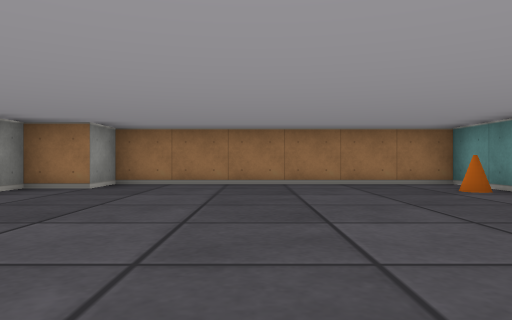
[1] (above)

24 first-person views from a walk through a cub3D level. The camera is about half as high as the walls, looks level and sees 70° across. The floor is counted in squares. Each view is taken from the middle of a square. On the plan, view 1 faces up. The plan holds only what a view shows up to about 9 squares ahead; the rest is blank.

[2]
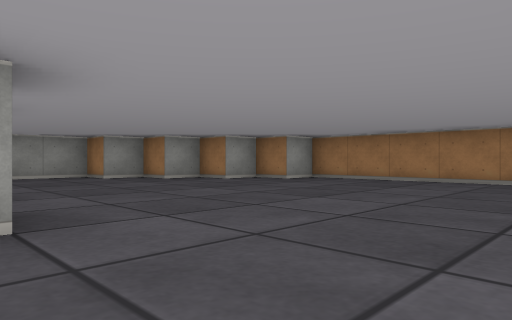

[3]
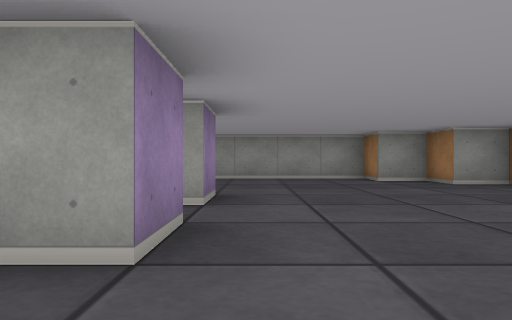

[4]
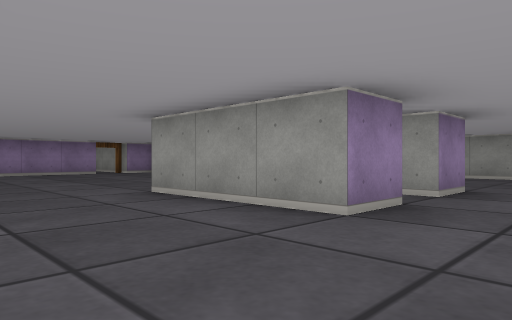

[5]
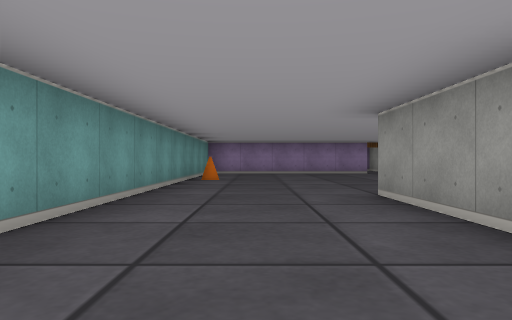

[6]
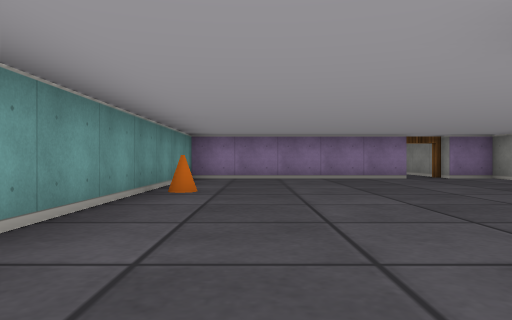

[7]
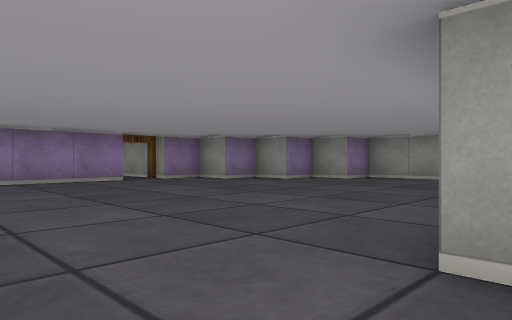

[8]
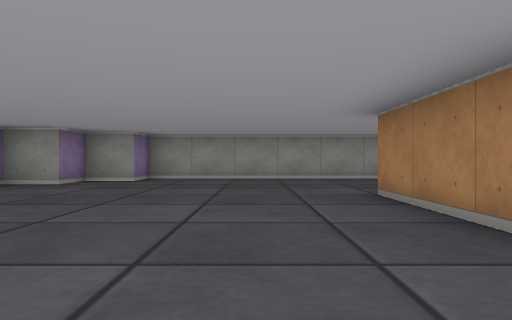

[9]
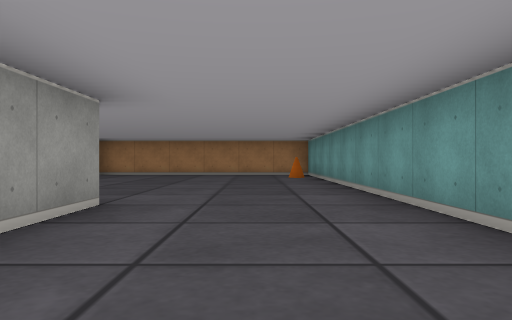

[10]
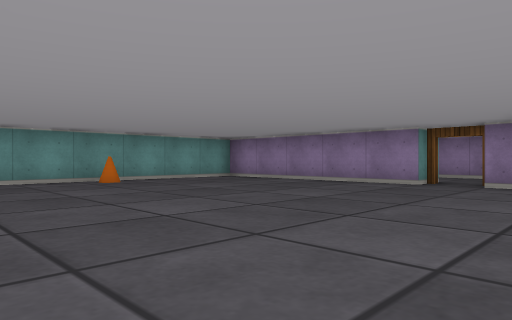

[11]
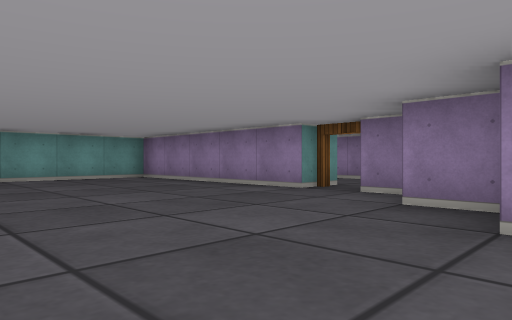

[12]
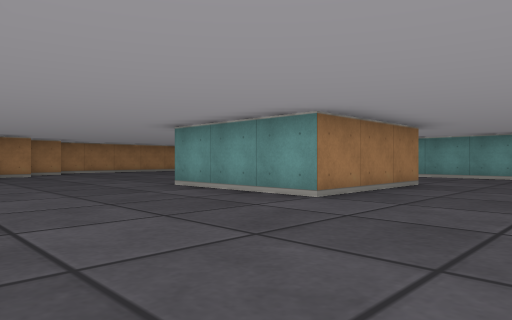

[13]
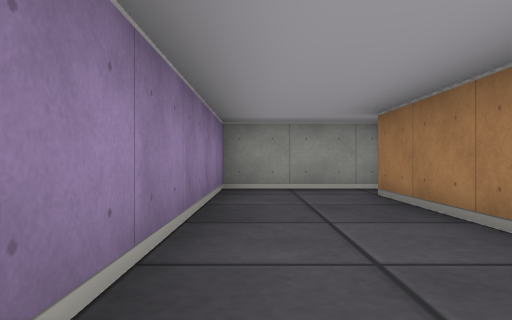

[14]
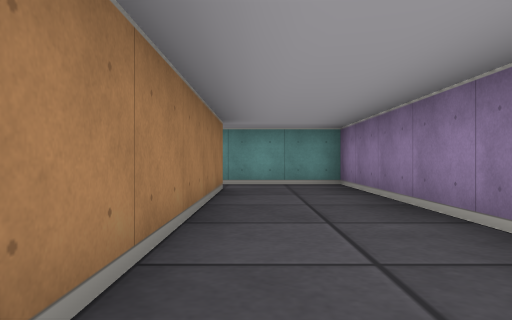

[15]
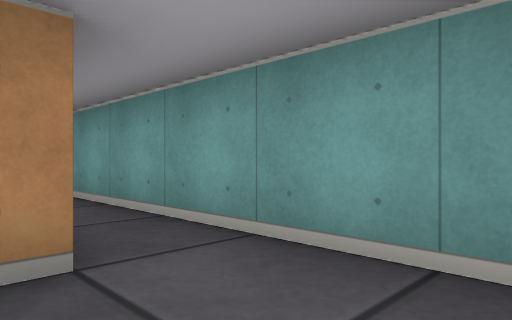

[16]
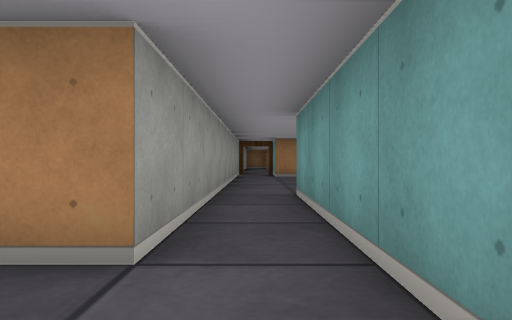

[17]
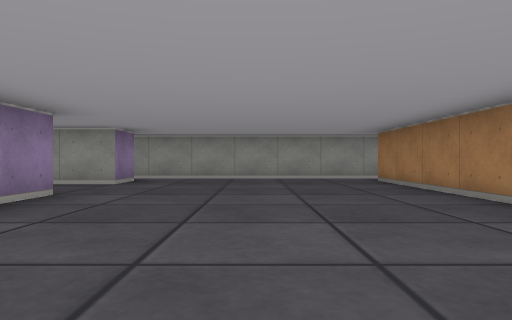

[18]
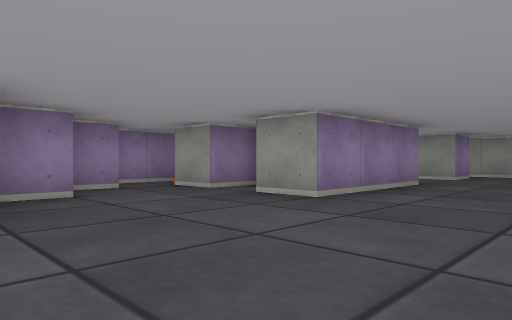

[19]
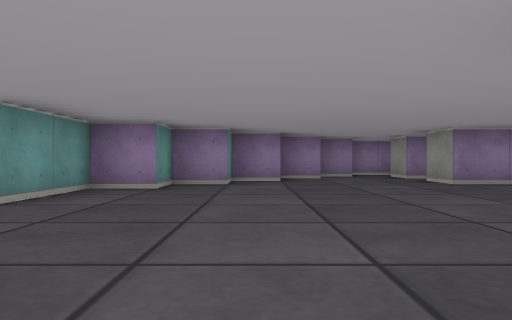

[20]
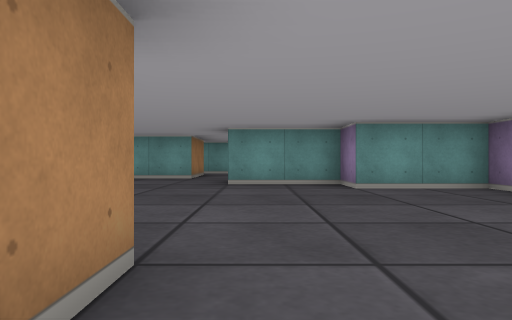

[21]
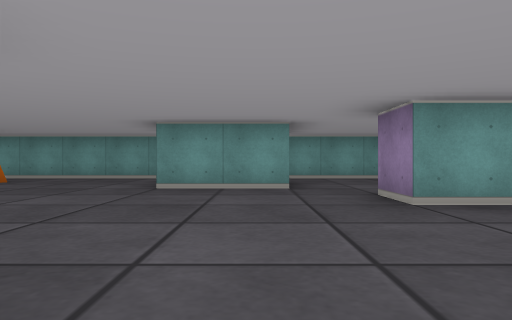

[22]
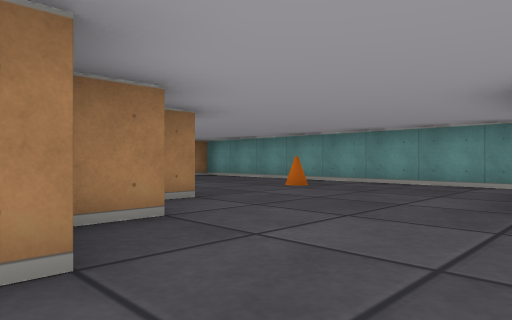

[23]
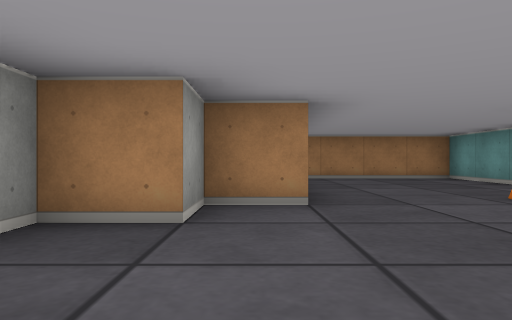

[24]
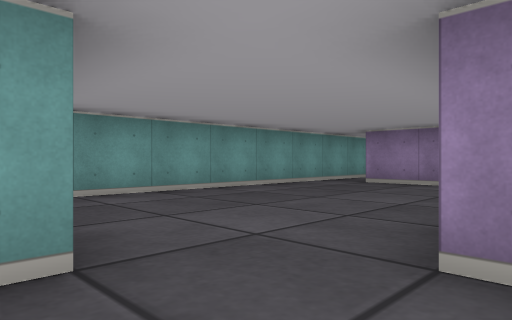

### Floor plan
Ten units are one square. View 1 is at (0, 0); x grows to the right and y downward. Boxes are objects, and circles mark ways between rooms. Rooms are numbered by the first view taken in them; rooms with no view inside come last. Other rooms are left out.
<svg viewBox="-70 -80 310 220">
<path fill="none" stroke="#000" d="M-6 5 5 5 5 35 -25 35 -25 5 -15 5 -15 10M-15 105 35 105 35 -65 -25 -65 -25 -55 -35 -55 -35 -45 -45 -45 -45 -35 -55 -35 -55 -25 -65 -25 -65 75 -55 75 -55 85 -45 85 -45 95 -35 95 -35 105 -25 105M45 85 45 115 -15 115M-25 105 -25 135 55 135 55 85M135 35 126 35M205 26 205 5M95 35 55 35M144 95 155 95 155 85 165 85 165 75 175 75 175 55 185 55 185 35 195 35M196 -25 185 -25 185 -15 175 -15M134 105 145 105M85 85 115 85 115 95M105 105 115 105 115 115M125 115 132 115M235 -1 235 -75 201 -75M108 125 121 125M45 31 45 85M55 85 65 85M211 85 225 85M235 85 235 28"/>
<rect x="25" y="65" width="10" height="10" fill="#bbb"><title>cone</title></rect>
<rect x="25" y="-55" width="10" height="10" fill="#bbb"><title>cone</title></rect>
<rect x="215" y="-35" width="10" height="10" fill="#bbb"><title>cone</title></rect>
<circle cx="-20" cy="110" r="3" fill="#2a7"/>
<circle cx="50" cy="90" r="3" fill="#2a7"/>
<circle cx="200" cy="30" r="3" fill="#2a7"/>
<text x="-10" y="20">1</text>
<text x="20" y="120">2</text>
<text x="150" y="30">3</text>
<text x="220" y="50">4</text>
</svg>
Room 1 opens to room 2. Room 2 opens to room 3. Room 3 opens to room 4.

Where each view was taken, in squares from view 1:
view 1: 0 up, 0 right, facing up
view 2: 1 down, 3 right, facing up-left
view 3: 0 up, 2 right, facing left
view 4: 1 up, 3 right, facing down-left
view 5: 1 up, 2 right, facing down
view 6: 2 down, 2 right, facing down
view 7: 3 down, 2 right, facing down-left
view 8: 5 down, 2 right, facing left
view 9: 4 down, 2 right, facing up
view 10: 4 down, 4 left, facing down-right
view 11: 6 down, 5 left, facing down-right
view 12: 6 down, 6 left, facing up-right
view 13: 13 down, 3 right, facing left
view 14: 12 down, 1 left, facing right
view 15: 13 down, 4 right, facing up-right
view 16: 13 down, 5 right, facing up
view 17: 6 down, 13 right, facing left
view 18: 6 down, 15 right, facing down-left
view 19: 2 down, 15 right, facing down
view 20: 4 down, 12 right, facing right
view 21: 2 down, 15 right, facing right
view 22: 1 down, 17 right, facing up-right
view 23: 1 down, 19 right, facing up
view 24: 2 down, 19 right, facing down-right
